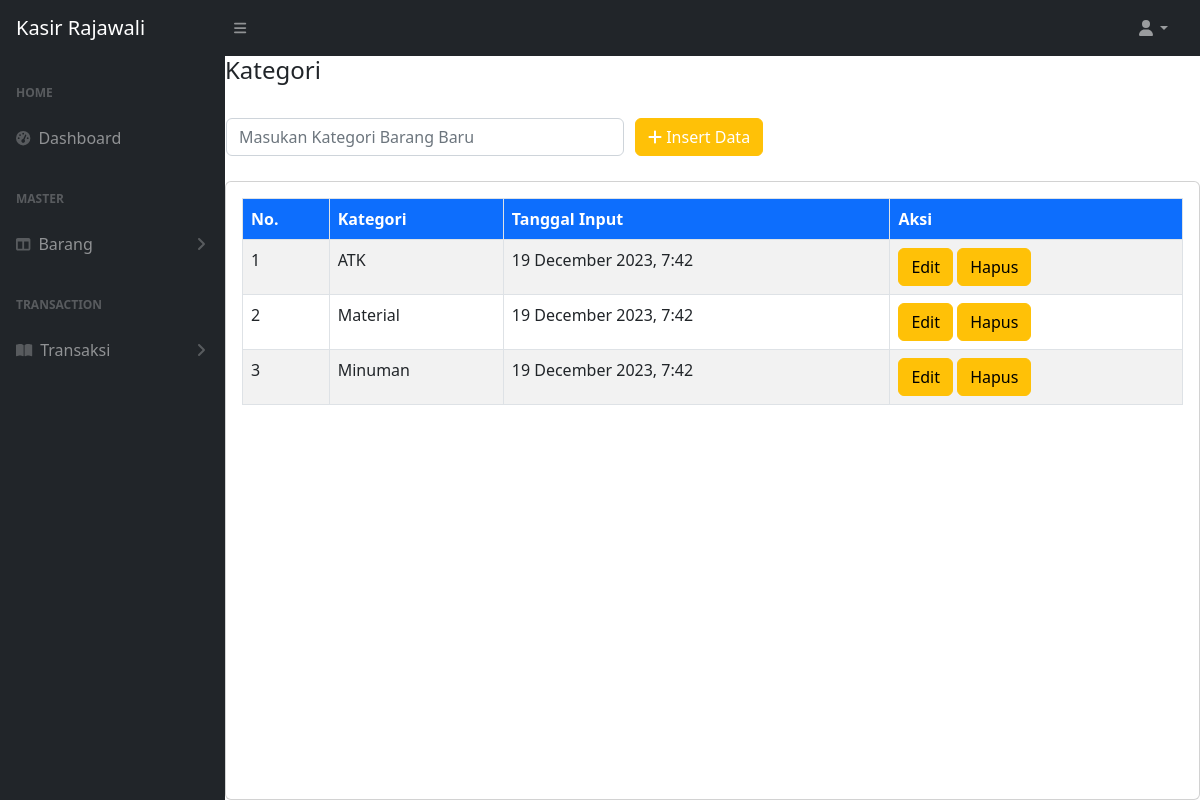
Screenshot of /index.php?page=kategori (signed in) with the database file from the repository.
### tables this page shows
CREATE TABLE `kategori` (
  `id_kategori` int(11) NOT NULL,
  `nama_kategori` varchar(255) NOT NULL,
  `tgl_input` varchar(255) NOT NULL
);

### fungsi/view/view.php (called while the page is built, shortened)
<?php
class view
{
    protected $db;
    public function __construct($db)
    {
        $this->db = $db;
    }
    public function kategori()
    {
        $sql = "select*from kategori";
        $row = $this-> db -> prepare($sql);
        $row -> execute();
        $hasil = $row -> fetchAll();
        return $hasil;
    }
}

### admin/module/kategori/index.php (the view, shortened to what this page needs)
<h4>Kategori</h4>
<br />
<?php
	if(!empty($_GET['uid'])){
	$sql = "SELECT * FROM kategori WHERE id_kategori = ?";
	$row = $config->prepare($sql);
	$row->execute(array($_GET['uid']));
	$edit = $row->fetch();
?>
<form method="POST" action="fungsi/edit/edit.php?kategori=edit">
    <table>
        <tr>
            <td style="width:25pc;"><input type="text" class="form-control" value="<?= $edit['nama_kategori'];?>"
                    required name="kategori" placeholder="Masukan Kategori Barang Baru">
                <input type="hidden" name="id" value="<?= $edit['id_kategori'];?>">
            </td>
            <td style="padding-left:10px;"><button id="tombol-simpan" class="btn btn-primary"><i class="fa fa-edit"></i>
                    Ubah Data</button></td>
        </tr>
    </table>
</form>
<?php }else{?>
<form method="POST" action="fungsi/tambah/tambah.php?kategori=tambah">
    <table>
        <tr>
            <td style="width:25pc;"><input type="text" class="form-control" required name="kategori"
                    placeholder="Masukan Kategori Barang Baru"></td>
            <td style="padding-left:10px;"><button id="tombol-simpan" class="btn btn-warning text-white"><i class="fa fa-plus"></i>
                    Insert Data</button></td>
        </tr>
    </table>
</form>
<?php }?>
<br />
<div class="card card-body">
    <div class="table-responsive">
        <table class="table table-bordered table-striped " id="example1">
            <thead>
                <tr class="bg-primary text-white">
                    <th>No.</th>
                    <th>Kategori</th>
                    <th>Tanggal Input</th>
                    <th>Aksi</th>
                </tr>
            </thead>
            <tbody>
                <?php
				$hasil = $lihat -> kategori();
				$no=1;
				foreach($hasil as $isi){
			?>
                <tr>
                    <td><?php echo $no;?></td>
                    <td><?php echo $isi['nama_kategori'];?></td>
                    <td><?php echo $isi['tgl_input'];?></td>
                    <td>
                    <a href="index.php?page=kategori&uid=<?php echo $isi['id_kategori'];?>"><button
                                class="btn btn btn-warning">Edit</button></a>
                        <a href="fungsi/hapus/hapus.php?kategori=hapus&id=<?php echo $isi['id_kategori'];?>"
                            onclick="javascript:return confirm('Hapus Data Kategori ?');"><button
                                class="btn btn-warning">Hapus</button></a>
                    </td>
                </tr>
                <?php $no++; }?>
            </tbody>
        </table>
    </div>
</div>

### sb-admin/css/login.css (style rules this page uses)
body { margin:0; }

### rows the page displays
kategori: nama_kategori "ATK", tgl_input "19 December 2023, 7:42"
kategori: nama_kategori "Material", tgl_input "19 December 2023, 7:42"
kategori: nama_kategori "Minuman", tgl_input "19 December 2023, 7:42"
